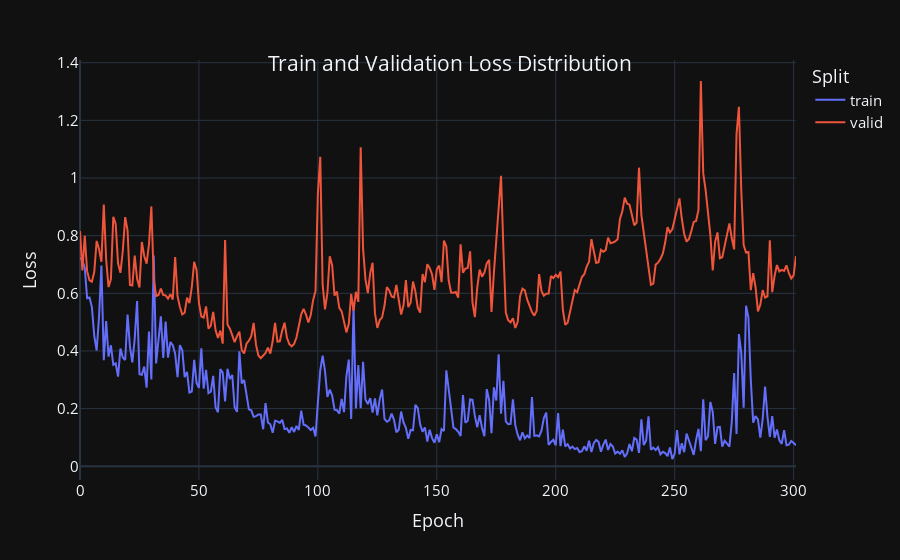
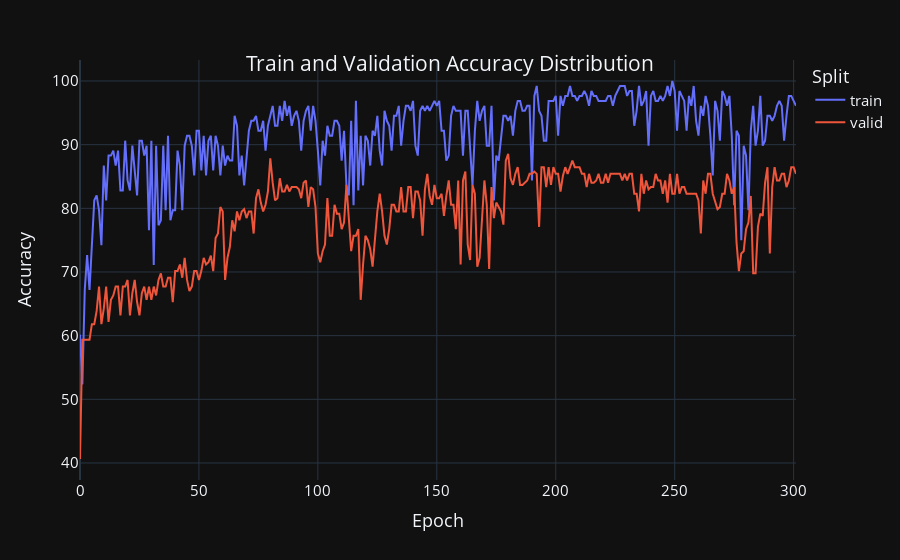

Write notebook code for charts like these, in order.
### Markdown cell above
# Visualize The Results

### Code cell
def visualize_results(train_list, val_list, meta_data):
    df_1 = pd.DataFrame({'value': train_list})
    df_1['split'] = 'train'
    df_2 = pd.DataFrame({'value': val_list})
    df_2['split'] = 'valid'
    df = pd.concat([df_1, df_2], axis=0)

    fig = px.line(df, y='value', color='split')
    fig.update_layout(
        # title=meta_data['title'],
         title={
            'text': meta_data['title'],
            'y':0.9,
            'x':0.5,
            'xanchor': 'center',
            'yanchor': 'top'},
        xaxis_title=meta_data['xaxis_title'],
        yaxis_title=meta_data['yaxis_title'],
        legend_title=meta_data['legend'],
        font=dict(
            size=15,
        )
    )
    fig.show()

visualize_results(train_loss_list, val_loss_list, {'title': 'Train and Validation Loss Distribution',
                                                   'xaxis_title': 'Epoch',
                                                   'yaxis_title': 'Loss',
                                                   'legend': 'Split'})

visualize_results([acc * 100 for acc in train_acc_list],
                  [acc * 100 for acc in val_acc_list],
                  {'title': 'Train and Validation Accuracy Distribution',
                   'xaxis_title': 'Epoch',
                   'yaxis_title': 'Accuracy',
                   'legend': 'Split'})

### Figure 1 — Plotly figure (JSON) as saved in the notebook; plotly's stock layout.template omitted (floating-point values rounded to 4 significant figures; data arrays with more than 128 entries replaced by an {"elided": "..."} marker saying what was removed)
{"data": [{"hovertemplate": "split=train<br>index=%{x}<br>value=%{y}<extra></extra>", "legendgroup": "train", "line": {"color": "#636efa", "dash": "solid"}, "marker": {"symbol": "circle"}, "mode": "lines", "name": "train", "orientation": "v", "showlegend": true, "x": {"elided": "302 int values"}, "xaxis": "x", "y": {"elided": "302 float values"}, "yaxis": "y", "type": "scatter"}, {"hovertemplate": "split=valid<br>index=%{x}<br>value=%{y}<extra></extra>", "legendgroup": "valid", "line": {"color": "#EF553B", "dash": "solid"}, "marker": {"symbol": "circle"}, "mode": "lines", "name": "valid", "orientation": "v", "showlegend": true, "x": {"elided": "302 int values"}, "xaxis": "x", "y": {"elided": "302 float values"}, "yaxis": "y", "type": "scatter"}], "layout": {"xaxis": {"anchor": "y", "domain": [0.0, 1.0], "title": {"text": "Epoch"}}, "yaxis": {"anchor": "x", "domain": [0.0, 1.0], "title": {"text": "Loss"}}, "legend": {"title": {"text": "Split"}, "tracegroupgap": 0}, "margin": {"t": 60}, "title": {"text": "Train and Validation Loss Distribution", "y": 0.9, "x": 0.5, "xanchor": "center", "yanchor": "top"}, "font": {"size": 15}}}

### Figure 2 — Plotly figure (JSON) as saved in the notebook; plotly's stock layout.template omitted (floating-point values rounded to 4 significant figures; data arrays with more than 128 entries replaced by an {"elided": "..."} marker saying what was removed)
{"data": [{"hovertemplate": "split=train<br>index=%{x}<br>value=%{y}<extra></extra>", "legendgroup": "train", "line": {"color": "#636efa", "dash": "solid"}, "marker": {"symbol": "circle"}, "mode": "lines", "name": "train", "orientation": "v", "showlegend": true, "x": {"elided": "302 int values"}, "xaxis": "x", "y": {"elided": "302 float values"}, "yaxis": "y", "type": "scatter"}, {"hovertemplate": "split=valid<br>index=%{x}<br>value=%{y}<extra></extra>", "legendgroup": "valid", "line": {"color": "#EF553B", "dash": "solid"}, "marker": {"symbol": "circle"}, "mode": "lines", "name": "valid", "orientation": "v", "showlegend": true, "x": {"elided": "302 int values"}, "xaxis": "x", "y": {"elided": "302 float values"}, "yaxis": "y", "type": "scatter"}], "layout": {"xaxis": {"anchor": "y", "domain": [0.0, 1.0], "title": {"text": "Epoch"}}, "yaxis": {"anchor": "x", "domain": [0.0, 1.0], "title": {"text": "Accuracy"}}, "legend": {"title": {"text": "Split"}, "tracegroupgap": 0}, "margin": {"t": 60}, "title": {"text": "Train and Validation Accuracy Distribution", "y": 0.9, "x": 0.5, "xanchor": "center", "yanchor": "top"}, "font": {"size": 15}}}
